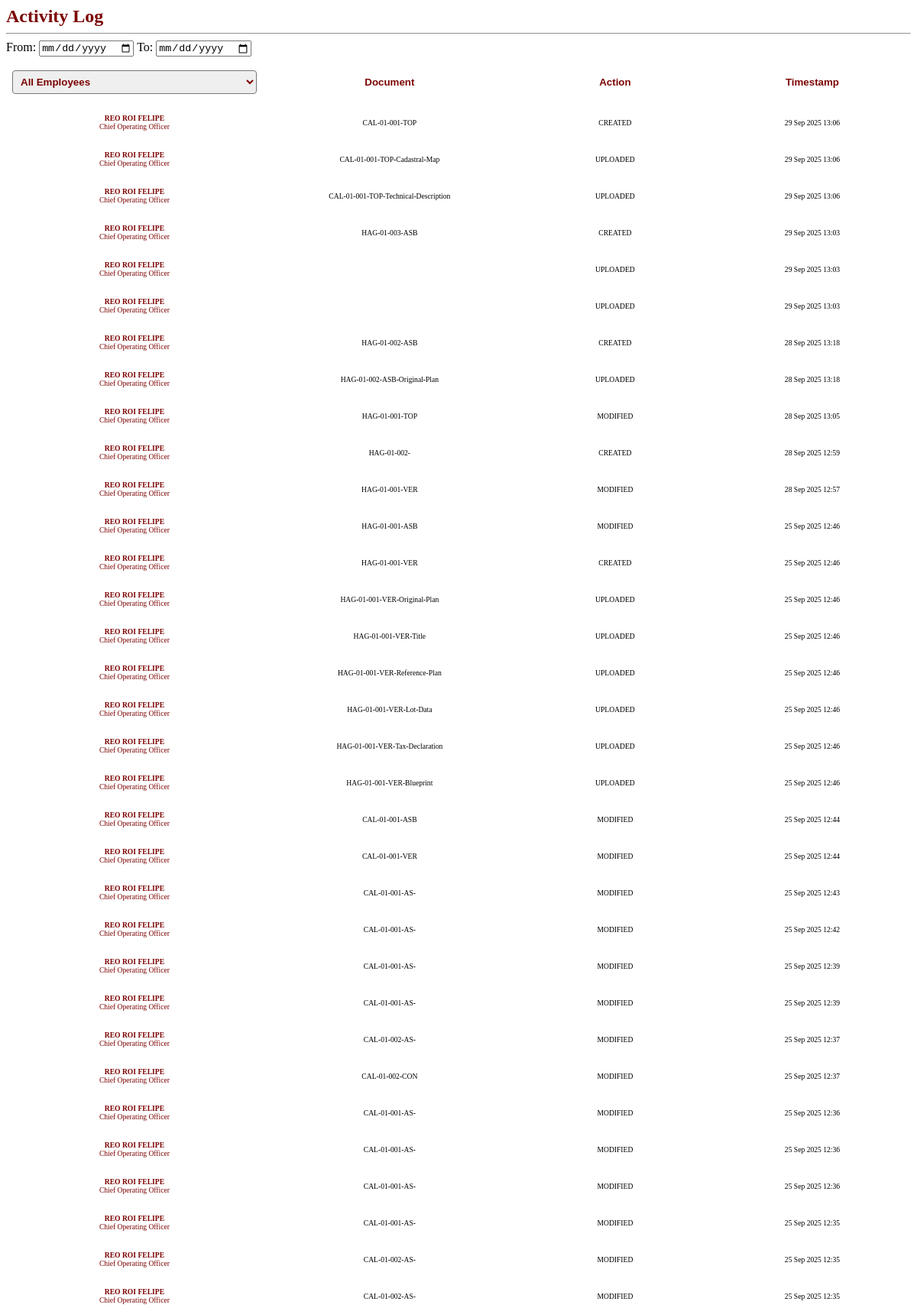
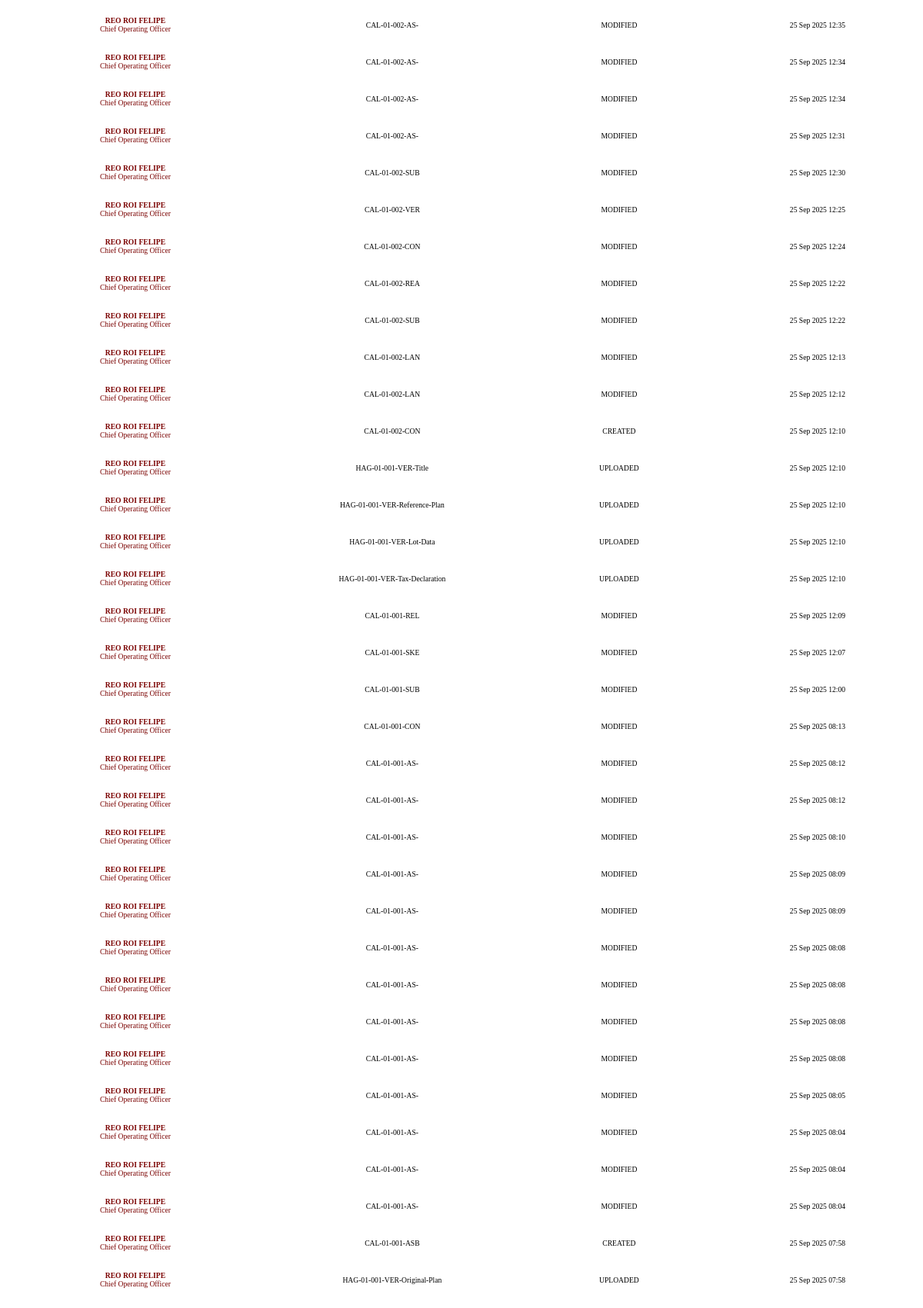
The page /activity_log.php on the database its author committed (2 pictures, top to bottom).
### tables this page shows
CREATE TABLE `activity_log` (
  `ActivityLogID` varchar(10) NOT NULL,
  `ProjectID` varchar(20) NOT NULL,
  `DocumentID` varchar(10) NOT NULL,
  `Status` enum('CREATED','VIEWED','MODIFIED','DELETED','RETRIEVED','RETURNED','UPLOADED') NOT NULL,
  `EmployeeID` varchar(10) NOT NULL,
  `Time` timestamp NULL DEFAULT current_timestamp()
);

CREATE TABLE `employee` (
  `EmployeeID` varchar(10) NOT NULL,
  `EmpLName` varchar(50) NOT NULL,
  `EmpFName` varchar(50) NOT NULL,
  `Email` varchar(50) NOT NULL,
  `Password` varchar(255) NOT NULL,
  `JobPosition` enum('Chief Operating Officer','Secretary','Compliance Officer','CAD Operator') NOT NULL,
  `AccountType` enum('Admin','User') NOT NULL,
  `AccountStatus` enum('Active','Inactive') NOT NULL,
  `PasswordCode` varchar(6) DEFAULT NULL,
  `CodeExpiry` datetime DEFAULT NULL
);

CREATE TABLE `document` (
  `DocumentID` varchar(10) NOT NULL,
  `DocumentName` varchar(50) NOT NULL,
  `DocumentType` varchar(255) NOT NULL,
  `ProjectID` varchar(20) NOT NULL,
  `DigitalLocation` varchar(255) DEFAULT NULL,
  `DocumentStatus` varchar(20) DEFAULT NULL,
  `DocumentQR` varchar(255) DEFAULT NULL
);

### activity_log.php (the view, shortened to what this page needs)
<link rel="stylesheet" href="css/activity_log.css">
<div class="topbar">
    <span>Activity Log</span>
</div>
<hr class="top-line" />
<?php
include 'server/server.php';
$activity_logs = [];
$sql = "
    SELECT
        al.ActivityLogID,
        al.ProjectID,
        al.DocumentID,
        al.Status,
        al.Time,
        e.EmpFName,
        e.EmpLName,
        e.JobPosition,
        d.DocumentName
    FROM activity_log al
    JOIN employee e ON al.EmployeeID = e.EmployeeID
    LEFT JOIN document d ON al.DocumentID = d.DocumentID
    ORDER BY al.Time DESC
";
$result = $conn->query($sql);
if ($result && $result->num_rows > 0) {
    while ($row = $result->fetch_assoc()) {
        $fullName = $row['EmpFName'] . ' ' . $row['EmpLName'];
        $documentInfo = empty($row['DocumentID']) ? $row['ProjectID'] : $row['DocumentName'];
        $activity_logs[] = [
            'employee_name' => $fullName,
            'job_position' => $row['JobPosition'],
            'document_info' => $documentInfo,
            'status' => strtoupper($row['Status']),
            'time' => date('d M Y H:i', strtotime($row['Time']))
        ];
    }
}
?>
<div class="inputdate">
    <label for="dateFrom">From:</label>
    <input type="date" id="dateFrom" onchange="filterByDate()" />
    <label for="dateTo">To:</label>
    <input type="date" id="dateTo" onchange="filterByDate()" />
</div>
<table class="activitylist-table" id="projectTable">
    <thead>
        <tr>
            <th>
                <select id="employeeFilter" onchange="filterByEmployee()"
                    style="min-width: 100%; font-weight: bold; color: #7B0302; border-radius: 4px;">
                    <option value="">All Employees</option>
                </select>
            </th>
            <th><button class="sort-btn" onclick="sortTable(1, this)">Document</button></th>
            <th><button class="sort-btn" onclick="sortTable(2, this)">Action</button></th>
            <th><button class="sort-btn" onclick="sortTable(3, this)">Timestamp</button></th>
        </tr>
    </thead>
    <tbody>
        <?php if (empty($activity_logs)): ?>
            <tr>
                <td colspan="4">No activity logs available.</td>
            </tr>
        <?php else: ?>
            <?php foreach ($activity_logs as $log): ?>
                <tr data-employee="<?= htmlspecialchars($log['employee_name']) ?>">
                    <td>
                        <div style="color: #7B0302; font-weight: bold; text-transform: uppercase;">
                            <?= htmlspecialchars($log['employee_name']) ?>
                        </div>
                        <div style="color: #7B0302; font-weight: normal;">
                            <?= htmlspecialchars($log['job_position']) ?>
                        </div>
                    </td>
                    <td><?= htmlspecialchars($log['document_info']) ?></td>
                    <td><?= htmlspecialchars($log['status']) ?></td>
                    <td><?= htmlspecialchars($log['time']) ?></td>
                </tr>
            <?php endforeach; ?>
        <?php endif; ?>
    </tbody>
</table>

### css/activity_log.css (style rules this page uses)
.topbar span { font-size: 2cqw; color: #7B0302; font-weight: 700; }
.activitylist-table { width: 100%; border-collapse: separate; border-spacing: 0 10px; font-size: 0.8vw; }
.activitylist-table th, .activitylist-table td { padding: 8px; text-align: center; min-width: 10cqw; }
.activitylist-table td { text-align: center; padding: 8px; }
.sort-btn { width: 100%; background: transparent; border: none; color: #7B0302; font-weight: bold; cursor: pointer; padding: 6px; transition: background 0.3s, color 0.3s; }
#employeeFilter { width: 100%; padding: 6px; font-weight: bold; color: #7B0302; border-radius: 4px; }

### rows shown on the page
activity_log: employee_name "REO ROI FELIPE", EmployeeID.JobPosition "Chief Operating Officer", ProjectID "CAL-01-001-TOP", Status "CREATED", time "29 Sep 2025 13:06"
activity_log: employee_name "REO ROI FELIPE", EmployeeID.JobPosition "Chief Operating Officer", DocumentID.DocumentName "CAL-01-001-TOP-Cadastral-Map", Status "UPLOADED", time "29 Sep 2025 13:06"
activity_log: employee_name "REO ROI FELIPE", EmployeeID.JobPosition "Chief Operating Officer", DocumentID.DocumentName "CAL-01-001-TOP-Technical-Description", Status "UPLOADED", time "29 Sep 2025 13:06"
activity_log: employee_name "REO ROI FELIPE", EmployeeID.JobPosition "Chief Operating Officer", ProjectID "HAG-01-003-ASB", Status "CREATED", time "29 Sep 2025 13:03"
activity_log: employee_name "REO ROI FELIPE", EmployeeID.JobPosition "Chief Operating Officer", ProjectID "HAG-01-002-ASB", Status "CREATED", time "28 Sep 2025 13:18"
activity_log: employee_name "REO ROI FELIPE", EmployeeID.JobPosition "Chief Operating Officer", DocumentID.DocumentName "HAG-01-002-ASB-Original-Plan", Status "UPLOADED", time "28 Sep 2025 13:18"
activity_log: employee_name "REO ROI FELIPE", EmployeeID.JobPosition "Chief Operating Officer", ProjectID "HAG-01-001-TOP", Status "MODIFIED", time "28 Sep 2025 13:05"
activity_log: employee_name "REO ROI FELIPE", EmployeeID.JobPosition "Chief Operating Officer", ProjectID "HAG-01-002-", Status "CREATED", time "28 Sep 2025 12:59"
activity_log: employee_name "REO ROI FELIPE", EmployeeID.JobPosition "Chief Operating Officer", ProjectID "HAG-01-001-VER", Status "MODIFIED", time "28 Sep 2025 12:57"
activity_log: employee_name "REO ROI FELIPE", EmployeeID.JobPosition "Chief Operating Officer", ProjectID "HAG-01-001-ASB", Status "MODIFIED", time "25 Sep 2025 12:46"
activity_log: employee_name "REO ROI FELIPE", EmployeeID.JobPosition "Chief Operating Officer", ProjectID "HAG-01-001-VER", Status "CREATED", time "25 Sep 2025 12:46"
activity_log: employee_name "REO ROI FELIPE", EmployeeID.JobPosition "Chief Operating Officer", DocumentID.DocumentName "HAG-01-001-VER-Original-Plan", Status "UPLOADED", time "25 Sep 2025 12:46", time "25 Sep 2025 07:58"
activity_log: employee_name "REO ROI FELIPE", EmployeeID.JobPosition "Chief Operating Officer", DocumentID.DocumentName "HAG-01-001-VER-Blueprint", Status "UPLOADED", time "25 Sep 2025 12:46"
activity_log: employee_name "REO ROI FELIPE", EmployeeID.JobPosition "Chief Operating Officer", ProjectID "CAL-01-001-ASB", Status "MODIFIED", time "25 Sep 2025 12:44"
activity_log: employee_name "REO ROI FELIPE", EmployeeID.JobPosition "Chief Operating Officer", ProjectID "CAL-01-001-VER", Status "MODIFIED", time "25 Sep 2025 12:44"
activity_log: employee_name "REO ROI FELIPE", EmployeeID.JobPosition "Chief Operating Officer", ProjectID "CAL-01-002-VER", Status "MODIFIED", time "25 Sep 2025 12:25"
activity_log: employee_name "REO ROI FELIPE", EmployeeID.JobPosition "Chief Operating Officer", ProjectID "CAL-01-002-REA", Status "MODIFIED", time "25 Sep 2025 12:22"
activity_log: employee_name "REO ROI FELIPE", EmployeeID.JobPosition "Chief Operating Officer", ProjectID "CAL-01-002-CON", Status "CREATED", time "25 Sep 2025 12:10"
activity_log: employee_name "REO ROI FELIPE", EmployeeID.JobPosition "Chief Operating Officer", ProjectID "CAL-01-001-REL", Status "MODIFIED", time "25 Sep 2025 12:09"
activity_log: employee_name "REO ROI FELIPE", EmployeeID.JobPosition "Chief Operating Officer", ProjectID "CAL-01-001-SKE", Status "MODIFIED", time "25 Sep 2025 12:07"
activity_log: employee_name "REO ROI FELIPE", EmployeeID.JobPosition "Chief Operating Officer", ProjectID "CAL-01-001-SUB", Status "MODIFIED", time "25 Sep 2025 12:00"
activity_log: employee_name "REO ROI FELIPE", EmployeeID.JobPosition "Chief Operating Officer", ProjectID "CAL-01-001-CON", Status "MODIFIED", time "25 Sep 2025 08:13"

### other values the page prints
$log['employee_name'] "REO ROI FELIPE"
$log['job_position'] "Chief Operating Officer"
$log['status'] "UPLOADED"
$log['time'] "29 Sep 2025 13:03"
$log['document_info'] "HAG-01-001-VER-Title"
$log['time'] "25 Sep 2025 12:46"
$log['document_info'] "HAG-01-001-VER-Reference-Plan"
$log['document_info'] "HAG-01-001-VER-Lot-Data"
$log['document_info'] "HAG-01-001-VER-Tax-Declaration"
$log['document_info'] "CAL-01-001-AS-"
$log['status'] "MODIFIED"
$log['time'] "25 Sep 2025 12:43"
$log['time'] "25 Sep 2025 12:42"
$log['time'] "25 Sep 2025 12:39"
$log['document_info'] "CAL-01-002-AS-"
